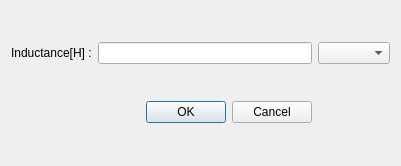
<?xml version="1.0" encoding="UTF-8"?>
<ui version="4.0">
 <class>inductorDialog</class>
 <widget class="QDialog" name="inductorDialog">
  <property name="geometry">
   <rect>
    <x>0</x>
    <y>0</y>
    <width>401</width>
    <height>166</height>
   </rect>
  </property>
  <property name="windowTitle">
   <string>Dialog</string>
  </property>
  <layout class="QGridLayout" name="gridLayout">
   <item row="1" column="2">
    <widget class="QComboBox" name="comboBox"/>
   </item>
   <item row="1" column="0">
    <widget class="QLabel" name="label">
     <property name="text">
      <string>Inductance[H] :</string>
     </property>
    </widget>
   </item>
   <item row="1" column="1">
    <widget class="QLineEdit" name="lineEdit"/>
   </item>
   <item row="2" column="1">
    <widget class="QDialogButtonBox" name="buttonBox">
     <property name="orientation">
      <enum>Qt::Horizontal</enum>
     </property>
     <property name="standardButtons">
      <set>QDialogButtonBox::Cancel|QDialogButtonBox::Ok</set>
     </property>
    </widget>
   </item>
  </layout>
 </widget>
 <resources/>
 <connections>
  <connection>
   <sender>buttonBox</sender>
   <signal>accepted()</signal>
   <receiver>inductorDialog</receiver>
   <slot>accept()</slot>
   <hints>
    <hint type="sourcelabel">
     <x>248</x>
     <y>254</y>
    </hint>
    <hint type="destinationlabel">
     <x>157</x>
     <y>274</y>
    </hint>
   </hints>
  </connection>
  <connection>
   <sender>buttonBox</sender>
   <signal>rejected()</signal>
   <receiver>inductorDialog</receiver>
   <slot>reject()</slot>
   <hints>
    <hint type="sourcelabel">
     <x>316</x>
     <y>260</y>
    </hint>
    <hint type="destinationlabel">
     <x>286</x>
     <y>274</y>
    </hint>
   </hints>
  </connection>
 </connections>
</ui>
